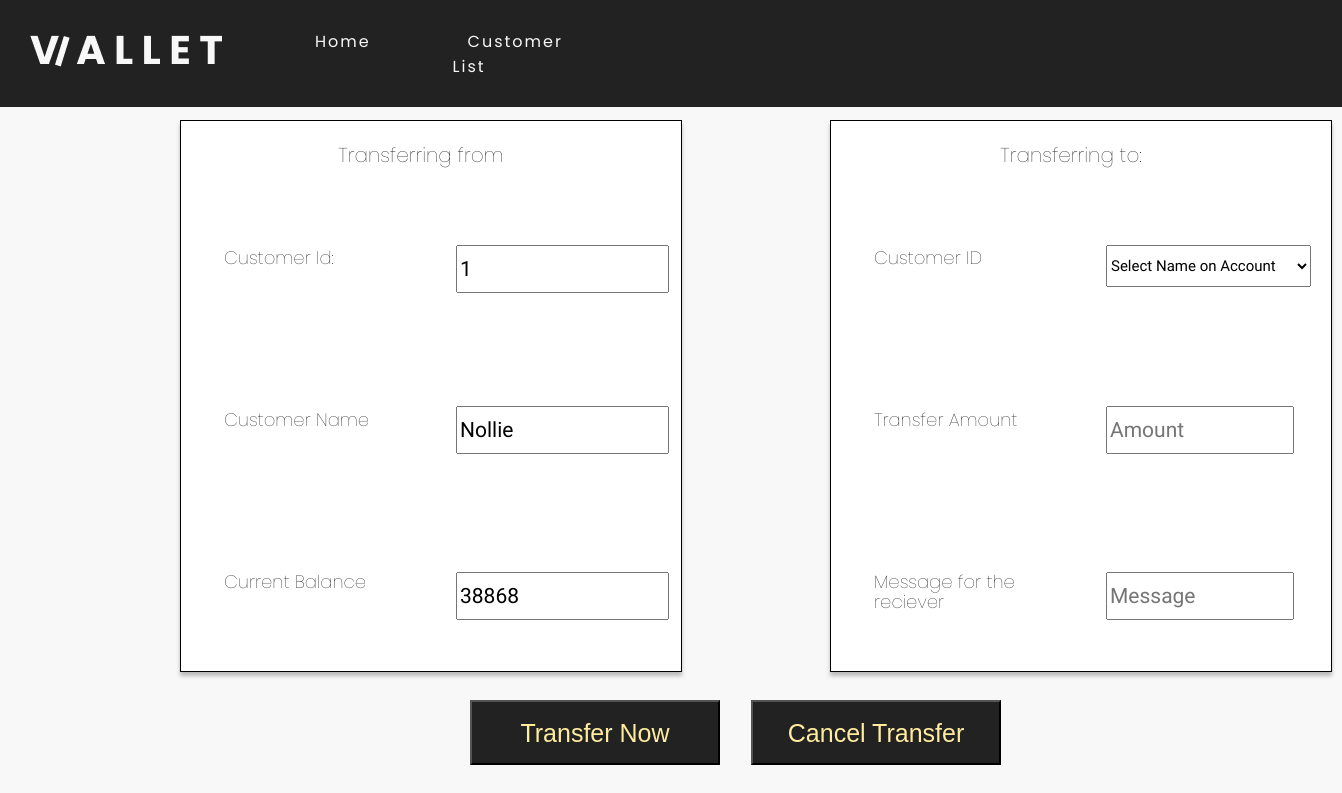
Screenshot of /transfer.php?customer_id=1 with the database file from the repository.
### tables this page shows
CREATE TABLE `wallet` (
  `ID` int(11) NOT NULL,
  `NAME` text NOT NULL,
  `EMAIL` text NOT NULL,
  `AMOUNT` int(11) NOT NULL,
  `IMAGE` text NOT NULL
);

### transfer.php (the view, shortened to what this page needs)
<!doctype html>
<html lang="en">
<?php
    include("functions.php");
?>
<head>
  <link rel="stylesheet" href="transfer.css">
</head>
<body>
        <header>
            <a href="#" class="logo"><img src="images/logo.png"></a>
            <ul>
                <li><a href="index.php">Home</a></li>
                <li><a href="customers.php">Customer List</a></li>
            </ul>
        </header>
<div class="container">
          <?php
              if(isset($_GET['customer_id'])) {
                  $c_id = $_GET['customer_id'];
                  $get_customers = "select * from wallet where id='$c_id'";
                  $run_customers = mysqli_query($con, $get_customers);
                  $row_customers = mysqli_fetch_array($run_customers);
                  $customer_id = $row_customers['ID'];
                  $customer_name = $row_customers['NAME'];
                  $current_balance = $row_customers['AMOUNT'];
                  echo "
                  <form action='transfer.php?customer_id=$c_id' method='post' enctype='multipart/form-data'>
                    <div class='main_content'>
                        <div class='left_side'>
                            <div class='title_left'>
                                <label class='head_left' for='from' ></label>Transferring from</label>
                            </div>
                              <div class='info_left'>
                                <div class='top_left'>
                                  <label for='from_acc'>Customer Id:</label>
                                  <input type='number' class='form-control' name='from_acc' value='$customer_id' readonly>
                                </div>
                              <div class='mid_left'>
                                  <label for='from_acc_name'>Customer Name</label>
                                  <input type='text' class='form-control' name='from_acc_name' value='$customer_name' readonly>
                              </div>
                              <div class='bottom_left'>
                                  <label for='curr_bal'>Current Balance</label>
                                  <input type='number' class='form-control' name='curr_bal' value='$current_balance' readonly>
                              </div>
                            </div>
                          </div>
                          <div class='right_side'>
                          <div class='title_right'>
                          <label class='head_right'for='to' style='font-size: 20px;'>Transferring to:</label>
                        </div>
                          <div class='info_right'>
                              <div class='top_right'>
                                  <label for='to_acc'>Customer ID</label>
                                  <select class='form-control' name='to_acc' required>
                                      <option value='0'>Select Name on Account</option>
                  ";
                  echo "
                                  </select>
                              </div>
                              <div class='mid_right'>
                                  <label for='transfer_amt'>Transfer Amount</label>
                                  <input type='number' class='form-control' name='transfer_amt' placeholder='Amount' required>
                              </div>
                          <div class='bottom_right'>
                                  <label for='transfer_msg'>Message for the reciever</label>
                                  <input type='text' class='form-control' name='transfer_msg' placeholder='Message'>
                          </div>
                        </div>
                    </div>
                    </div>
                        <div class='btn_bott'>
                            <button type='submit' class='transf_now' name='transfer'>Transfer Now</button>
                          </div>
                      </form>
                          <div class='btn_bott_two'>
                            <button class='cancel_transf'>
                                <a href='customers.php' style='text-decoration: none;'></a>Cancel Transfer
                            </button>
                          </div>
                      </div>
                  ";
              }
          ?>
</body>
</html>

### rows the page displays
wallet: from_acc "1", from_acc_name "Nollie", curr_bal "38868"
